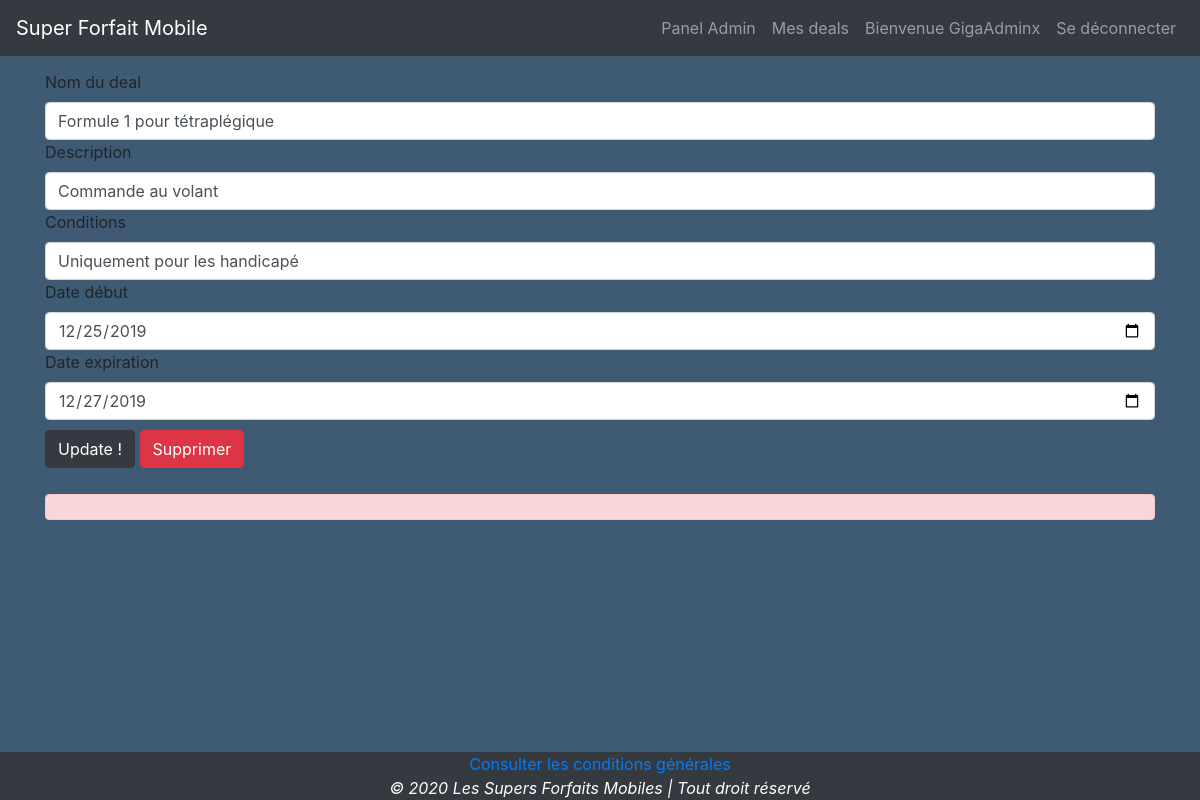
/deal/dealUpdate/4 (signed in), run on the app's committed database.
### tables this page shows
CREATE TABLE `deals` (
  `deal_id` int(11) NOT NULL,
  `nom` varchar(50) NOT NULL,
  `description` varchar(255) DEFAULT NULL,
  `conditions` varchar(50) DEFAULT NULL,
  `user_id` int(11) NOT NULL,
  `date_ajout` datetime NOT NULL DEFAULT CURRENT_TIMESTAMP,
  `date_exp` datetime DEFAULT NULL,
  `date_deb` datetime DEFAULT NULL,
  `posted` tinyint(1) NOT NULL DEFAULT '0'
);

### application/models/Deal_Model.php (called while the page is built, shortened)
<?php
class Deal_Model extends CI_Model
{
	public function searchByid($id)
	{
		return  $this->db->query('SELECT * FROM deals WHERE deal_id = '.$id)->result();
	}
}

### application/controllers/Deal.php (called while the page is built, shortened)
<?php
class Deal extends CI_Controller
{
	public function __construct()
	{
		$this->load->database();
		$this->load->model('Deal_Model');
		$this->load->helper(array('form', 'url'));
		$this->load->library('form_validation');
		$this->load->model('Comments_Model');
	}
	public function dealUpdate($id)
	{
		$this->form_validation->set_rules('nom', 'Nom', 'required|max_length[50]', array('required' => 'Veuillez entrer un nom de deal'));
		$this->form_validation->set_rules('description','Description', 'max_length[255]');
		$this->form_validation->set_rules('conditions','Conditions', 'max_length[50]');
		if ($this->form_validation->run() == FALSE)
		{
			$data = array(
				'deal' => $this->Deal_Model->searchByid($id),
				'message_display' => validation_errors() );
				$this->load->view('updateDeal', $data);
		}
	}
}

### index.php (called while the page is built, shortened)
<?php
require_once BASEPATH.'core/CodeIgniter.php';

### application/views/updateDeal.php (the view)
<?php
include 'template/header.php';
echo form_open('deal/dealupdate/'. $deal[0]->deal_id, '', array('user' => $_SESSION['idUser']));
echo '<div class="form-group">';
$input = array(
	'name' => 'nom',
	'id' => 'nom',
	'class' => 'form-control',
	'value' => $deal[0]->nom
);
echo form_label('Nom du deal', 'nom');
echo form_input($input);
$input = array(
	'name' => 'description',
	'id' => 'description',
	'class' => 'form-control',
	'value' => $deal[0]->description
);
echo form_label('Description', 'description');
echo form_input($input);
$input = array(
	'name' => 'conditions',
	'id' => 'conditions',
	'class' => 'form-control',
	'value' => $deal[0]->conditions
);
echo form_label('Conditions', 'conditions');
echo form_input($input);
$dateDebutDeal = new DateTime($deal[0]->date_deb);
$input = array(
	'name' => 'datedeb',
	'id' => 'datedeb',
	'class' => 'form-control',
	'type' => 'date',
	'value' => $dateDebutDeal->format('Y-m-d')
);
echo form_label('Date début', 'nom');
echo form_input($input);
$dateExpDeal = new DateTime($deal[0]->date_exp);
$input = array(
	'name' => 'dateexp',
	'id' => 'dateexp',
	'class' => 'form-control',
	'type' => 'date',
	'value' => $dateExpDeal->format('Y-m-d')
);
echo form_label('Date expiration', 'dateexp');
echo form_input($input);
echo form_submit('submit', 'Update !', array('class' => 'btn btn-dark btn-add'));
echo '<a type="button" class="btn btn-danger" href="' . base_url('Pages/deleteDeal/') . $deal[0]->deal_id .'">Supprimer</a>';
echo '</div>';
if(isset($message_display))
{
	echo '<h4 class="alert alert-danger text-center" role="alert">' . $message_display . '</h4>';
}
include 'template/footer.php';

### css/style.css (style rules this page uses)
body { background-color: #3f5a73; }
.btn-add, .btn-connect { margin: 10px 0 10px 0; }

### data on the page
deals: nom "Formule 1 pour tétraplégique", description "Commande au volant", conditions "Uniquement pour les handicapé"

### other printed values
$_SESSION['user'] "GigaAdminx"
form_label('Nom du deal', 'nom') "Nom du deal"
form_label('Description', 'description') "Description"
form_label('Conditions', 'conditions') "Conditions"
form_label('Date début', 'nom') "Date début"
form_label('Date expiration', 'dateexp') "Date expiration"
